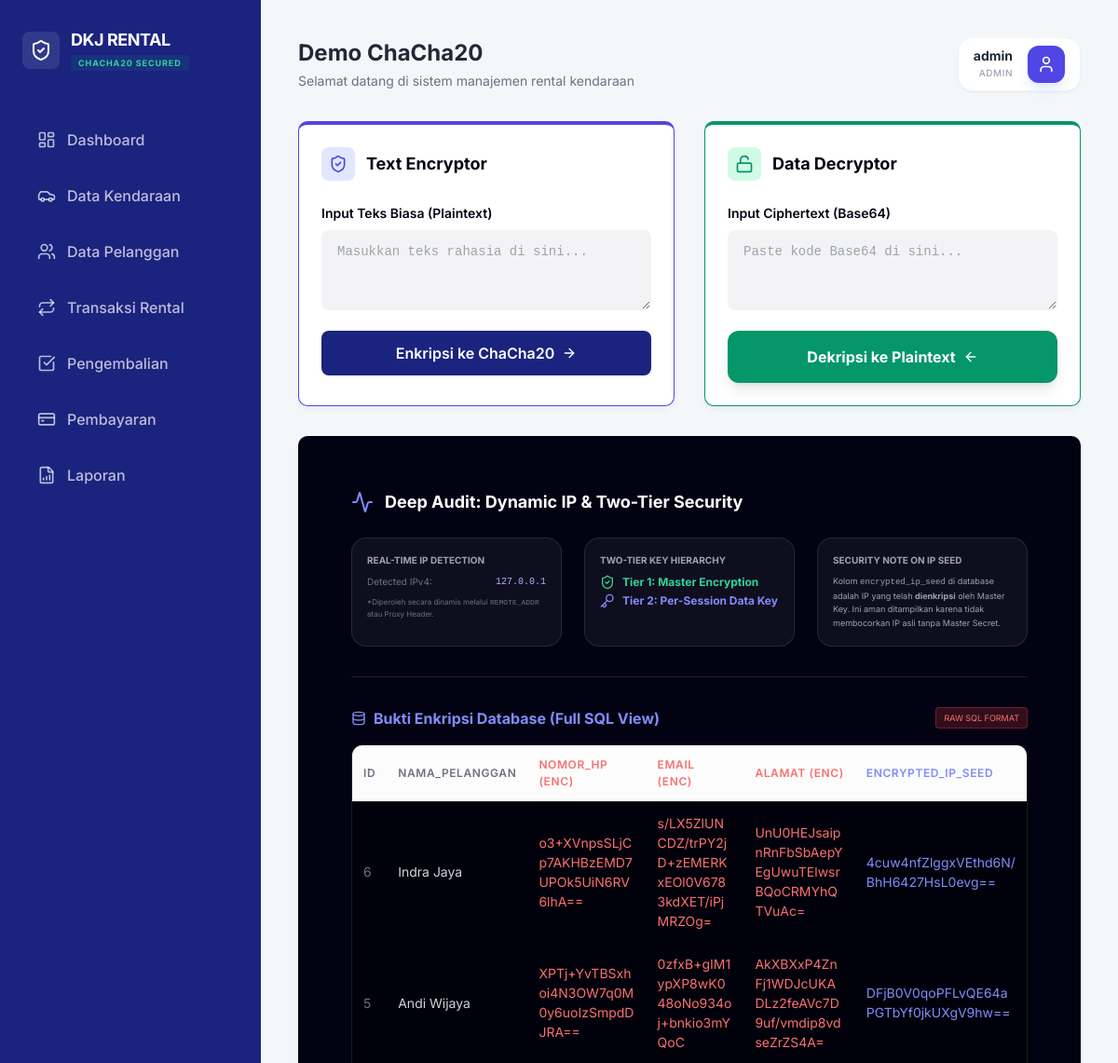
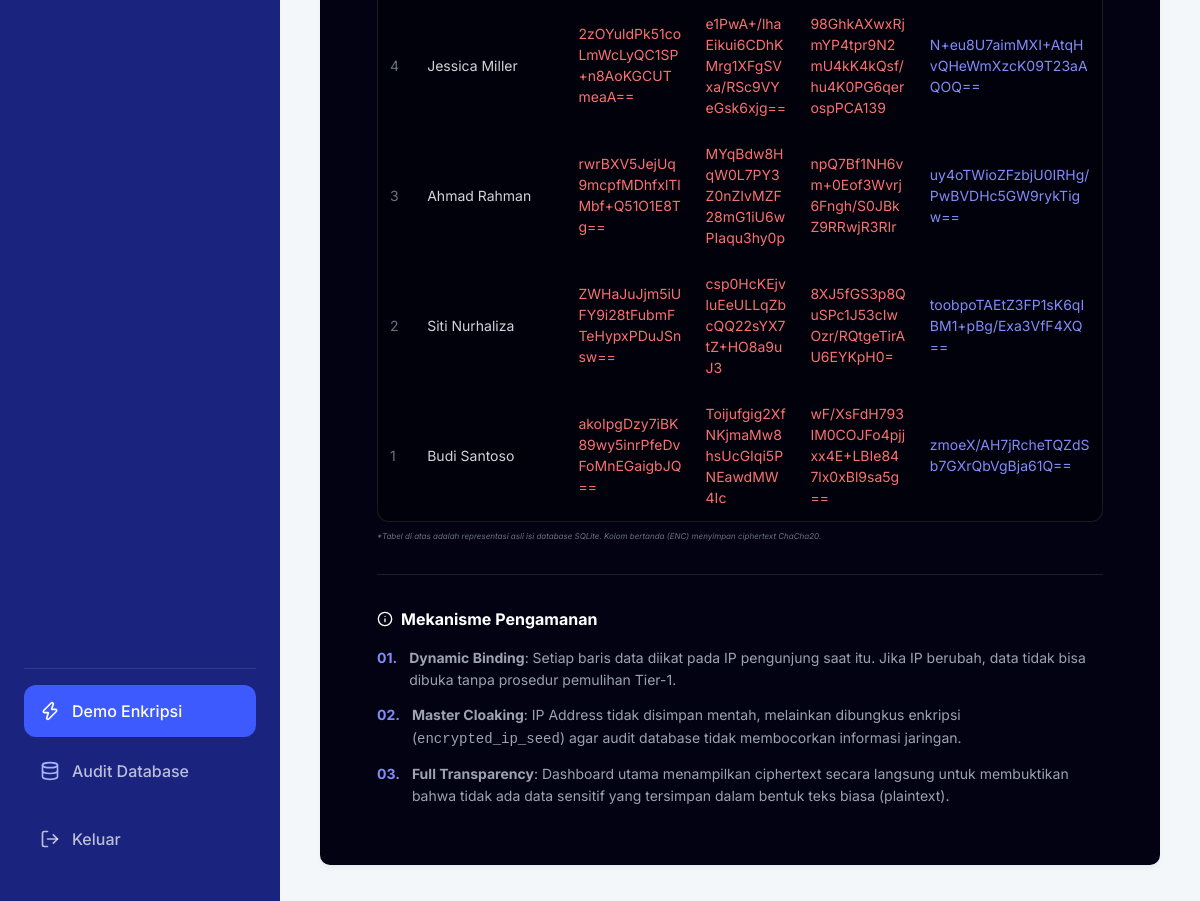
/dashboard.php?page=demo (signed in), run on the app's committed database (2 pictures, top to bottom).
### tables this page shows
CREATE TABLE customers (
        id INTEGER PRIMARY KEY AUTOINCREMENT,
        nama_pelanggan TEXT,
        nomor_hp TEXT,
        email TEXT,
        alamat TEXT,
        nomor_identitas TEXT,
        encrypted_ip_seed TEXT
    );

### helpers/security_helper.php (called while the page is built, shortened)
<?php
class SecurityHelper {
    public static function getUserIP() {
        $ip = '127.0.0.1';
        if (!empty($_SERVER['HTTP_CLIENT_IP'])) {
            $ip = $_SERVER['HTTP_CLIENT_IP'];
        } elseif (!empty($_SERVER['HTTP_X_FORWARDED_FOR'])) {
            $ip_list = explode(',', $_SERVER['HTTP_X_FORWARDED_FOR']);
            $ip = trim($ip_list[0]);
        } elseif (!empty($_SERVER['REMOTE_ADDR'])) {
            $ip = $_SERVER['REMOTE_ADDR'];
        }
        if (filter_var($ip, FILTER_VALIDATE_IP, FILTER_FLAG_IPV4)) {
            return $ip;
        }
        return $ip;
    }
}
?>

### modules/demo.php (the view, shortened to what this page needs)
<?php
$input_plaintext = $_POST['input_plaintext'] ?? "";
$input_ciphertext = $_POST['input_ciphertext'] ?? "";
$current_ip = SecurityHelper::getUserIP();
$raw_customers = $db->query("SELECT * FROM customers ORDER BY id DESC LIMIT 10")->fetchAll(PDO::FETCH_ASSOC);
?>
<div class="grid grid-cols-1 lg:grid-cols-2 gap-8">
    <div class="card border-t-4 border-indigo-600">
        <div class="flex items-center gap-3 mb-6">
            <div class="p-2 bg-indigo-100 rounded-lg text-indigo-600">
                <i data-lucide="shield-check" class="w-5 h-5"></i>
            </div>
            <h3 class="text-lg font-bold">Text Encryptor</h3>
        </div>
        <form method="POST" class="space-y-4">
            <div class="form-group">
                <label>Input Teks Biasa (Plaintext)</label>
                <textarea name="input_plaintext" rows="3" class="form-control font-mono text-sm" placeholder="Masukkan teks rahasia di sini..."><?= htmlspecialchars($input_plaintext) ?></textarea>
            </div>
            <button type="submit" class="btn-primary w-full flex items-center justify-center gap-2">
                Enkripsi ke ChaCha20 <i data-lucide="arrow-right" class="w-4 h-4"></i>
            </button>
        </form>
    </div>
    <div class="card border-t-4 border-emerald-600">
        <div class="flex items-center gap-3 mb-6">
            <div class="p-2 bg-emerald-100 rounded-lg text-emerald-600">
                <i data-lucide="unlock" class="w-5 h-5"></i>
            </div>
            <h3 class="text-lg font-bold">Data Decryptor</h3>
        </div>
        <form method="POST" class="space-y-4">
            <div class="form-group">
                <label>Input Ciphertext (Base64)</label>
                <textarea name="input_ciphertext" rows="3" class="form-control font-mono text-sm" placeholder="Paste kode Base64 di sini..."><?= htmlspecialchars($input_ciphertext) ?></textarea>
            </div>
            <button type="submit" class="w-full py-4 bg-emerald-600 hover:bg-emerald-700 text-white font-bold rounded-xl shadow-lg transition-all flex items-center justify-center gap-2">
                Dekripsi ke Plaintext <i data-lucide="arrow-left" class="w-4 h-4"></i>
            </button>
        </form>
    </div>
</div>
<div class="card mt-8 bg-[#030213] text-white overflow-hidden">
    <div class="p-8">
        <div class="flex items-center gap-3 mb-6">
            <i data-lucide="activity" class="w-6 h-6 text-indigo-400"></i>
            <h3 class="text-lg font-bold">Deep Audit: Dynamic IP & Two-Tier Security</h3>
        </div>
        <div class="grid grid-cols-1 md:grid-cols-3 gap-6">
            <div class="p-4 bg-white/5 rounded-2xl border border-white/10">
                <div class="text-[10px] font-bold text-gray-400 uppercase mb-2">Real-time IP Detection</div>
                <div class="space-y-2">
                    <div class="flex justify-between text-[10px]">
                        <span class="text-gray-500">Detected IPv4:</span>
                        <span class="text-indigo-300 font-mono"><?= $current_ip ?></span>
                    </div>
                    <div class="text-[8px] text-gray-500 mt-2">
                        *Diperoleh secara dinamis melalui <code>REMOTE_ADDR</code> atau Proxy Header.
                    </div>
                </div>
            </div>
            <div class="p-4 bg-white/5 rounded-2xl border border-white/10">
                <div class="text-[10px] font-bold text-gray-400 uppercase mb-2">Two-Tier Key Hierarchy</div>
                <div class="text-xs text-emerald-400 font-bold flex items-center gap-2">
                    <i data-lucide="shield-check" class="w-4 h-4"></i>
                    <span>Tier 1: Master Encryption</span>
                </div>
                <div class="text-xs text-indigo-400 font-bold flex items-center gap-2 mt-1">
                    <i data-lucide="key" class="w-4 h-4"></i>
                    <span>Tier 2: Per-Session Data Key</span>
                </div>
            </div>
            <div class="p-4 bg-white/5 rounded-2xl border border-white/10">
                <div class="text-[10px] font-bold text-gray-400 uppercase mb-2">Security Note on IP Seed</div>
                <div class="text-[9px] text-gray-400 leading-relaxed">
                    Kolom <code>encrypted_ip_seed</code> di database adalah IP yang telah <strong>dienkripsi</strong> oleh Master Key. Ini aman ditampilkan karena tidak membocorkan IP asli tanpa Master Secret.
                </div>
             </div>
        </div>
        <div class="mt-8 pt-8 border-t border-white/10">
            <div class="flex justify-between items-center mb-4">
                <h4 class="font-bold flex items-center gap-2 text-indigo-400">
                    <i data-lucide="database" class="w-4 h-4"></i> Bukti Enkripsi Database (Full SQL View)
                </h4>
                <div class="text-[9px] bg-red-500/20 text-red-400 px-2 py-1 rounded border border-red-500/30">
                    RAW SQL FORMAT
                </div>
            </div>
            <div class="overflow-x-auto rounded-xl border border-white/10 bg-black/40">
                <table class="w-full text-left text-[9px] font-mono">
                    <thead class="bg-white/5 text-gray-500 uppercase">
                        <tr>
                            <th class="p-3 border-b border-white/10">id</th>
                            <th class="p-3 border-b border-white/10">nama_pelanggan</th>
                            <th class="p-3 border-b border-white/10 text-red-400">nomor_hp (ENC)</th>
                            <th class="p-3 border-b border-white/10 text-red-400">email (ENC)</th>
                            <th class="p-3 border-b border-white/10 text-red-400">alamat (ENC)</th>
                            <th class="p-3 border-b border-white/10 text-indigo-400">encrypted_ip_seed</th>
                        </tr>
                    </thead>
                    <tbody class="divide-y divide-white/5">
                        <?php foreach ($raw_customers as $row): ?>
                        <tr class="hover:bg-white/5 transition-colors">
                            <td class="p-3 text-gray-500"><?= $row['id'] ?></td>
                            <td class="p-3 text-gray-300"><?= htmlspecialchars($row['nama_pelanggan']) ?></td>
                            <td class="p-3 text-red-400 break-all"><?= $row['nomor_hp'] ?></td>
                            <td class="p-3 text-red-400 break-all"><?= $row['email'] ?></td>
                            <td class="p-3 text-red-400 break-all"><?= $row['alamat'] ?></td>
                            <td class="p-3 text-indigo-400 break-all"><?= $row['encrypted_ip_seed'] ?></td>
                        </tr>
                        <?php endforeach; ?>
                    </tbody>
                </table>
            </div>
            <div class="mt-2 text-[8px] text-gray-500 italic">
                *Tabel di atas adalah representasi asli isi database SQLite. Kolom bertanda (ENC) menyimpan ciphertext ChaCha20.
            </div>
        </div>
        <div class="mt-8 pt-8 border-t border-white/10">
            <h4 class="font-bold mb-4 flex items-center gap-2">
                <i data-lucide="info" class="w-4 h-4"></i> Mekanisme Pengamanan
            </h4>
            <ul class="text-sm text-gray-400 space-y-3 leading-relaxed">
                <li class="flex gap-3">
                    <span class="text-indigo-400 font-bold">01.</span>
                    <span><strong>Dynamic Binding</strong>: Setiap baris data diikat pada IP pengunjung saat itu. Jika IP berubah, data tidak bisa dibuka tanpa prosedur pemulihan Tier-1.</span>
                </li>
                <li class="flex gap-3">
                    <span class="text-indigo-400 font-bold">02.</span>
                    <span><strong>Master Cloaking</strong>: IP Address tidak disimpan mentah, melainkan dibungkus enkripsi (<code>encrypted_ip_seed</code>) agar audit database tidak membocorkan informasi jaringan.</span>
                </li>
                <li class="flex gap-3">
                    <span class="text-indigo-400 font-bold">03.</span>
                    <span><strong>Full Transparency</strong>: Dashboard utama menampilkan ciphertext secara langsung untuk membuktikan bahwa tidak ada data sensitif yang tersimpan dalam bentuk teks biasa (plaintext).</span>
                </li>
            </ul>
        </div>
    </div>
</div>

### assets/css/style.css (style rules this page uses)
:root { --font-size: 16px; --background: #ffffff; --foreground: #030213; --card: #ffffff; --card-foreground: #030213; --primary: #030213; --primary-foreground: #ffffff; --secondary: #f8f9fa; --secondary-foreground: #030213; --muted: #ececf0; --muted-foreground: #717182; --accent: #e9ebef; --accent-foreground: #030213; --destructive: #d4183d; --border: rgba(0, 0, 0, 0.08); --input-background: #f3f3f5; --radius: 0.625rem; --blue-soft: #3b82f6; --green-soft: #10b981; --purple-soft: #8b5cf6; --orange-soft: #f59e0b; }
* { margin: 0; padding: 0; box-sizing: border-box; font-family: 'Inter', sans-serif; }
body { background-color: #f4f7fa; color: var(--foreground); font-size: var(--font-size); }
.card { background: var(--card); border-radius: var(--radius); padding: 1.5rem; border: 1px solid var(--border); box-shadow: 0 4px 6px -1px rgba(0, 0, 0, 0.05); }
table { width: 100%; border-collapse: collapse; }
th { background: #fcfcfd; padding: 1rem 1.5rem; text-align: left; font-size: 0.75rem; font-weight: 600; color: var(--muted-foreground); text-transform: uppercase; letter-spacing: 0.05em; border-bottom: 1px solid var(--border); }
td { padding: 1.25rem 1.5rem; border-bottom: 1px solid var(--border); font-size: 0.875rem; }
.form-group label { display: block; font-weight: 600; font-size: 0.875rem; margin-bottom: 0.5rem; }
.form-control { width: 100%; padding: 0.75rem 1rem; background: var(--input-background); border: 1px solid transparent; border-radius: 0.5rem; outline: none; transition: all 0.2s; }
.btn-primary { background: #1a237e; color: white; padding: 0.75rem 1.5rem; border-radius: 0.5rem; font-weight: 600; border: none; cursor: pointer; }

### data on the page
customers: id "6", nama_pelanggan "Indra Jaya", nomor_hp "o3+XVnpsSLjCp7AKHBzEMD7UPOk5UiN6RV6lhA==", email "s/LX5ZlUNCDZ/trPY2jD+zEMERKxEOl0V6783kdXET/iPjMRZOg=", alamat "UnU0HEJsaipnRnFbSbAepYEgUwuTElwsrBQoCRMYhQTVuAc=", encrypted_ip_seed "4cuw4nfZlggxVEthd6N/BhH6427HsL0evg=="
customers: id "5", nama_pelanggan "Andi Wijaya", nomor_hp "XPTj+YvTBSxhoi4N3OW7q0M0y6uoIzSmpdDJRA==", email "0zfxB+gIM1ypXP8wK048oNo934oj+bnkio3mYQoC", alamat "AkXBXxP4ZnFj1WDJcUKADLz2feAVc7D9uf/vmdip8vdseZrZS4A=", encrypted_ip_seed "DFjB0V0qoPFLvQE64aPGTbYf0jkUXgV9hw=="
customers: id "4", nama_pelanggan "Jessica Miller", nomor_hp "2zOYuldPk51coLmWcLyQC1SP+n8AoKGCUTmeaA==", email "e1PwA+/lhaEikui6CDhKMrg1XFgSVxa/RSc9VYeGsk6xjg==", alamat "98GhkAXwxRjmYP4tpr9N2mU4kK4kQsf/hu4K0PG6qerospPCA139", encrypted_ip_seed "N+eu8U7aimMXI+AtqHvQHeWmXzcK09T23aAQOQ=="
customers: id "3", nama_pelanggan "Ahmad Rahman", nomor_hp "rwrBXV5JejUq9mcpfMDhfxlTlMbf+Q51O1E8Tg==", email "MYqBdw8HqW0L7PY3Z0nZIvMZF28mG1iU6wPIaqu3hy0p", alamat "npQ7Bf1NH6vm+0Eof3Wvrj6Fngh/S0JBkZ9RRwjR3RIr", encrypted_ip_seed "uy4oTWioZFzbjU0IRHg/PwBVDHc5GW9rykTigw=="
customers: id "2", nama_pelanggan "Siti Nurhaliza", nomor_hp "ZWHaJuJjm5iUFY9i28tFubmFTeHypxPDuJSnsw==", email "csp0HcKEjvluEeULLqZbcQQ22sYX7tZ+HO8a9uJ3", alamat "8XJ5fGS3p8QuSPc1J53cIwOzr/RQtgeTirAU6EYKpH0=", encrypted_ip_seed "toobpoTAEtZ3FP1sK6qIBM1+pBg/Exa3VfF4XQ=="
customers: id "1", nama_pelanggan "Budi Santoso", nomor_hp "akoIpgDzy7iBK89wy5inrPfeDvFoMnEGaigbJQ==", email "Toijufgig2XfNKjmaMw8hsUcGIqi5PNEawdMW4Ic", alamat "wF/XsFdH793IM0COJFo4pjjxx4E+LBIe847lx0xBl9sa5g==", encrypted_ip_seed "zmoeX/AH7jRcheTQZdSb7GXrQbVgBja61Q=="

### other printed values
$titles[$page] "Demo ChaCha20"
$_SESSION['username'] "admin"
$_SESSION['role'] "ADMIN"
$current_ip "127.0.0.1"
